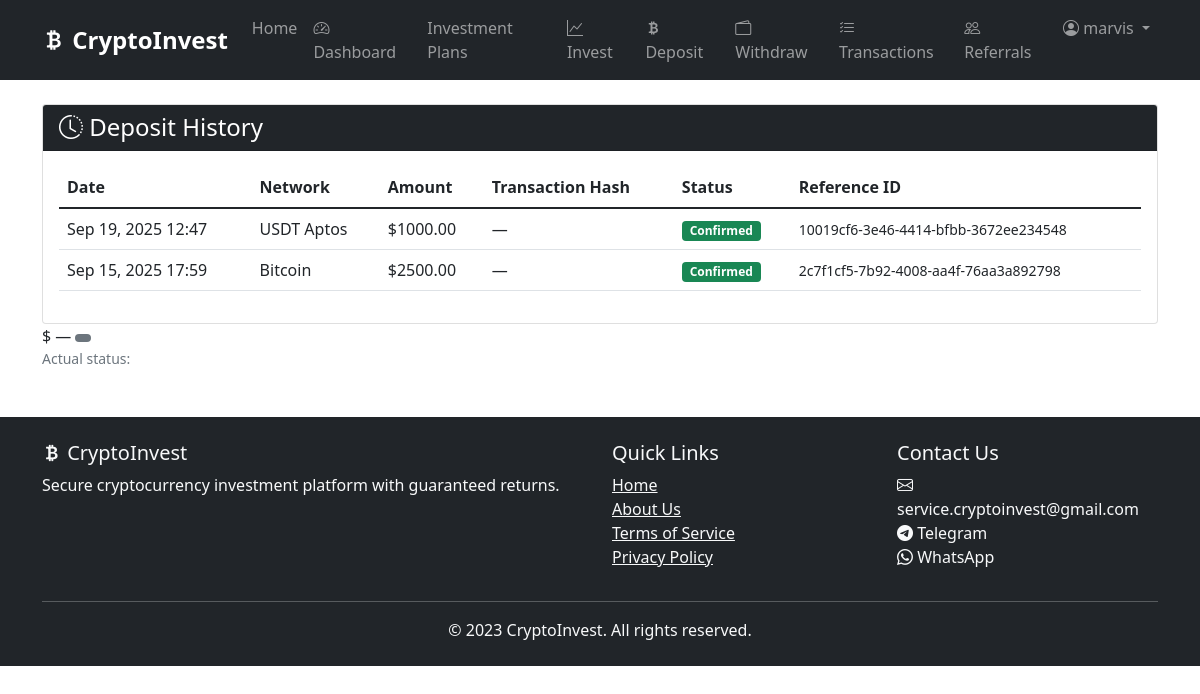
Screenshot of /deposit/history/ (signed in) with the database file from the repository.
### investment_app/models.py (models this page shows, shortened)
class Deposit(models.Model):
    STATUS_CHOICES = (
        ('pending', 'Pending'),
        ('processing', 'Processing'),
        ('confirmed', 'Confirmed'),
        ('rejected', 'Rejected'),
        ('completed', 'Completed'),
    )
    user = models.ForeignKey(User, on_delete=models.CASCADE)
    crypto_wallet = models.ForeignKey(CryptoWallet, on_delete=models.CASCADE)
    amount = models.DecimalField(max_digits=15, decimal_places=2)
    amount_in_crypto = models.DecimalField(max_digits=20, decimal_places=8, default=0)
    transaction_hash = models.CharField(max_length=255, blank=True)
    status = models.CharField(max_length=20, choices=STATUS_CHOICES, default='pending')
    created_at = models.DateTimeField(default=timezone.now)
    updated_at = models.DateTimeField(auto_now=True)
    confirmed_by = models.ForeignKey(User, on_delete=models.SET_NULL, null=True, blank=True, related_name='confirmed_deposits')
    confirmed_at = models.DateTimeField(null=True, blank=True)
    reference_id = models.UUIDField(default=uuid.uuid4, editable=False, unique=True)
    screenshot = models.ImageField(upload_to='deposit_screenshots/', blank=True, null=True)
    class Meta:
        ordering = ['-created_at']

class CryptoWallet(models.Model):
    CRYPTO_CHOICES = (
        ('BTC', 'Bitcoin'),
        ('ETH', 'Ethereum'),
        ('BSC', 'Binance Smart Chain'),
        ('USDT', 'Tether'),
        ('USDC', 'USD Coin'),
    )
    network = models.CharField(max_length=10, choices=CRYPTO_CHOICES)
    wallet_address = models.CharField(max_length=255)
    is_active = models.BooleanField(default=True)
    qr_code = models.ImageField(upload_to='qr_codes/', blank=True, null=True)

### investment_app/views.py (the view)
# urls.py: path('deposit/history/', views.deposit_history, name='deposit_history'),
@login_required
def deposit_history(request):
    deposits = Deposit.objects.filter(user=request.user).order_by('-created_at')
    paginator = Paginator(deposits, 10)
    page_number = request.GET.get('page')
    page_obj = paginator.get_page(page_number)
    context = {
        'deposits': page_obj,
    }
    return render(request, 'investment_app/deposit_history.html', context)

### investment_app/templates/investment_app/deposit_history.html (shortened to what this page needs)
{% extends 'investment_app/base.html' %}
{% block content %}
<div class="row">
    <div class="col-12">
        <div class="card">
            <div class="card-header bg-dark text-white">
                <h4 class="mb-0"><i class="bi bi-clock-history"></i> Deposit History</h4>
            </div>
            <div class="card-body">
                {% if deposits %}
                <div class="table-responsive">
                    <table class="table table-hover">
                        <thead>
                            <tr>
                                <th>Date</th>
                                <th>Network</th>
                                <th>Amount</th>
                                <th>Transaction Hash</th>
                                <th>Status</th>
                                <th>Reference ID</th>
                            </tr>
                        </thead>
                        <tbody>
                            {% for deposit in deposits %}
                            <tr>
                                <td>{{ deposit.created_at|date:"M d, Y H:i" }}</td>
                                <td>{{ deposit.crypto_wallet.get_network_display }}</td>
                                <td>${{ deposit.amount|floatformat:2 }}</td>
                                <td>
                                    {% if deposit.transaction_hash %}
                                    <code>{{ deposit.transaction_hash|truncatechars:15 }}</code>
                                    {% else %}—{% endif %}
                                </td>
                                <td>
                                    <span class="badge bg-{% if deposit.status == 'confirmed' %}success
                                    {% elif deposit.status == 'pending' %}warning
                                    {% elif deposit.status == 'processing' %}info
                                    {% elif deposit.status == 'rejected' %}danger
                                    {% else %}secondary{% endif %}">
                                        {{ deposit.get_status_display }}
                                    </span>
                                </td>
                                <td><small>{{ deposit.reference_id }}</small></td>
                            </tr>
                            {% endfor %}
                        </tbody>
                    </table>
                </div>
                {% else %}
                <div class="text-center py-5">
                    <i class="bi bi-inbox" style="font-size: 3rem; color: #ccc;"></i>
                    <p class="mt-3 text-muted">No deposit history found.</p>
                    <a href="{% url 'deposit' %}" class="btn btn-primary">Make Your First Deposit</a>
                </div>
                {% endif %}
            </div>
        </div>
    </div>
</div>
<tr>
    <td>${{ deposit.amount|floatformat:2 }}</td>
    <td>
        {% if deposit.transaction_hash %}
        <code>{{ deposit.transaction_hash|truncatechars:15 }}</code>
        {% else %}—{% endif %}
    </td>
    <td>
        <span class="badge bg-{% if deposit.status == 'confirmed' %}success
        {% elif deposit.status == 'pending' %}warning
        {% elif deposit.status == 'processing' %}info
        {% elif deposit.status == 'rejected' %}danger
        {% else %}secondary{% endif %}">
        </span>
        <small class="d-block text-muted">Actual status: {{ deposit.status }}</small>
    </td>
</tr>
{% endblock %}

### investment_app/templates/investment_app/base.html (shortened to what this page needs)
<!DOCTYPE html>
<html lang="en">
<head>
    <link href="https://cdn.jsdelivr.net/npm/bootstrap@5.1.3/dist/css/bootstrap.min.css" rel="stylesheet">
    <link rel="stylesheet" href="https://cdn.jsdelivr.net/npm/bootstrap-icons@1.8.1/font/bootstrap-icons.css">
</head>
<body>
    <nav class="navbar navbar-expand-lg navbar-dark bg-dark">
        <div class="container">
            <a class="navbar-brand" href="{% url 'index' %}">
                <i class="bi bi-currency-bitcoin"></i> CryptoInvest
            </a>
            <div class="collapse navbar-collapse" id="navbarNav">
                <ul class="navbar-nav ms-auto">
                    {% if user.is_authenticated %}
                    <li class="nav-item">
                        <a class="nav-link" href="{% url 'home' %}">Home</a>
                    </li>
                    <li class="nav-item">
                        <a class="nav-link" href="{% url 'dashboard' %}">
                            <i class="bi bi-speedometer2"></i> Dashboard
                        </a>
                    </li>
                    <li class="nav-item">
                        <a class="nav-link" href="{% url 'investment_plans' %}">Investment Plans</a>
                    </li>
                    <li class="nav-item">
                        <a class="nav-link" href="{% url 'invest' %}">
                            <i class="bi bi-graph-up"></i> Invest
                        </a>
                    </li>
                    <li class="nav-item">
                        <a class="nav-link" href="{% url 'deposit' %}">
                            <i class="bi bi-currency-bitcoin"></i> Deposit
                        </a>
                    </li>
                    <li class="nav-item">
                        <a class="nav-link" href="{% url 'withdraw' %}">
                            <i class="bi bi-wallet2"></i> Withdraw
                        </a>
                    </li>
                    <li class="nav-item">
                        <a class="nav-link" href="{% url 'transactions' %}">
                            <i class="bi bi-list-check"></i> Transactions
                        </a>
                    </li>
                    <li class="nav-item">
                        <a class="nav-link" href="{% url 'referrals' %}">
                            <i class="bi bi-people"></i> Referrals
                        </a>
                    </li>
                    <li class="nav-item dropdown">
                        <a class="nav-link dropdown-toggle" href="#" id="navbarDropdown" role="button" data-bs-toggle="dropdown">
                            <i class="bi bi-person-circle"></i> {{ user.username }}
                        </a>
                    </li>
                    {% endif %}
                </ul>
            </div>
        </div>
    </nav>
    <div class="container mt-4">
        {% block content %}
        {% endblock %}
    </div>
    <footer class="bg-dark text-light mt-5 py-4">
        <div class="container">
            <div class="row">
                <div class="col-md-6">
                    <h5><i class="bi bi-currency-bitcoin"></i> CryptoInvest</h5>
                    <p>Secure cryptocurrency investment platform with guaranteed returns.</p>
                </div>
                <div class="col-md-3">
                    <h5>Quick Links</h5>
                    <ul class="list-unstyled">
                        <li><a href="{% url 'index' %}" class="text-light">Home</a></li>
                        <li><a href="{% url 'about' %}" class="text-light">About Us</a></li>
                        <li><a href="{% url 'terms' %}" class="text-light">Terms of Service</a></li>
                        <li><a href="{% url 'privacy' %}" class="text-light">Privacy Policy</a></li>
                    </ul>
                </div>
                <div class="col-md-3">
                    <h5>Contact Us</h5>
                    <ul class="list-unstyled">
                        <li><i class="bi bi-envelope"></i> service.cryptoinvest@gmail.com</li>
                        <li><i class="bi bi-telegram"></i> Telegram</li>
                        <li><i class="bi bi-whatsapp"></i> WhatsApp</li>
                    </ul>
                </div>
            </div>
            <hr>
            <p class="text-center mb-0">© 2023 CryptoInvest. All rights reserved.</p>
        </div>
    </footer>
</body>
</html>

### investment_app/templates/investment_app/base.html (style rules this page uses)
.navbar-brand { font-weight: bold; font-size: 1.5rem; }

### rows the page displays
Deposit: created_at "Sep 19, 2025 12:47", crypto_wallet.network "USDT Aptos", amount "1000.00", status "Confirmed", reference_id "10019cf6-3e46-4414-bfbb-3672ee234548"
Deposit: created_at "Sep 15, 2025 17:59", crypto_wallet.network "Bitcoin", amount "2500.00", status "Confirmed", reference_id "2c7f1cf5-7b92-4008-aa4f-76aa3a892798"

### other values shown
{{ user.username }} "marvis"
